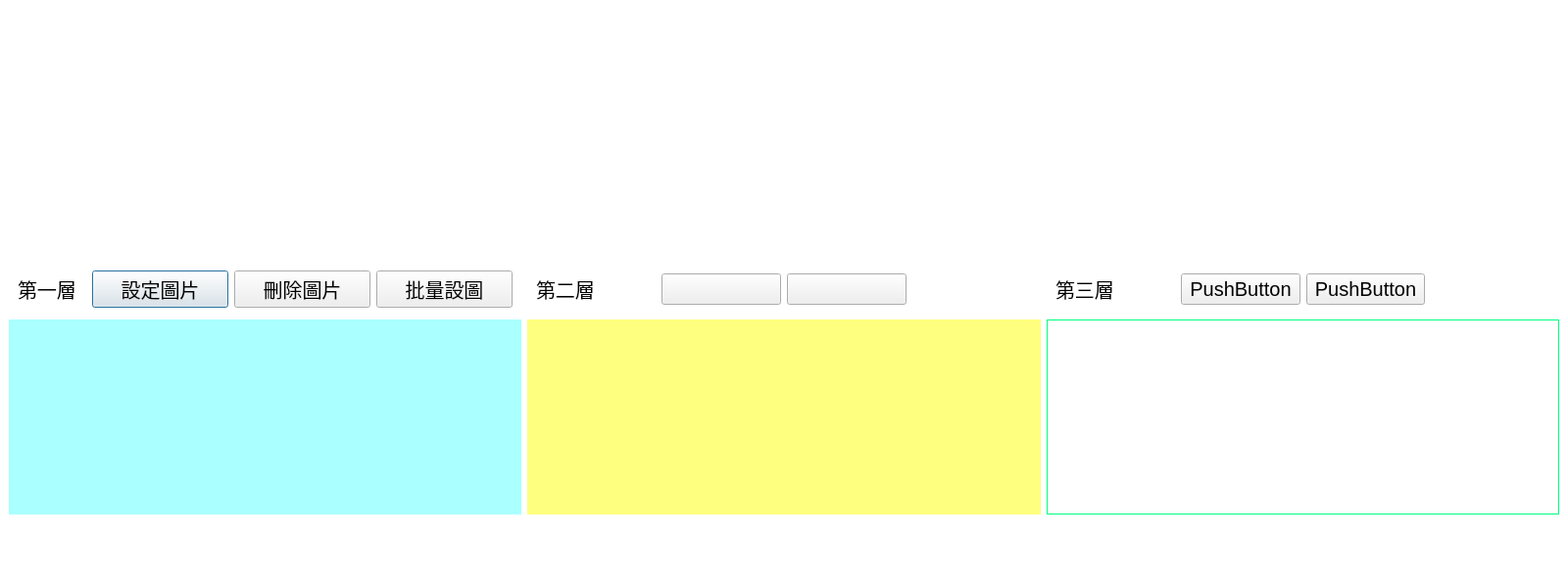
<?xml version="1.0" encoding="UTF-8"?>
<ui version="4.0">
 <class>DialogEditGrid</class>
 <widget class="QDialog" name="DialogEditGrid">
  <property name="geometry">
   <rect>
    <x>0</x>
    <y>0</y>
    <width>1600</width>
    <height>600</height>
   </rect>
  </property>
  <property name="windowTitle">
   <string>Dialog</string>
  </property>
  <property name="styleSheet">
   <string notr="true">font: 20px;</string>
  </property>
  <layout class="QGridLayout" name="gridLayout">
   <property name="leftMargin">
    <number>0</number>
   </property>
   <property name="topMargin">
    <number>0</number>
   </property>
   <property name="rightMargin">
    <number>0</number>
   </property>
   <property name="bottomMargin">
    <number>0</number>
   </property>
   <property name="spacing">
    <number>0</number>
   </property>
   <item row="0" column="0">
    <widget class="QWidget" name="wBg" native="true">
     <property name="styleSheet">
      <string notr="true">QWidget#wBg{background-color: rgb(255, 255, 255);}
</string>
     </property>
     <layout class="QGridLayout" name="gridLayout_2">
      <item row="1" column="0">
       <widget class="QWidget" name="widget_2" native="true">
        <layout class="QGridLayout" name="gridLayout_3">
         <property name="leftMargin">
          <number>0</number>
         </property>
         <property name="topMargin">
          <number>0</number>
         </property>
         <property name="rightMargin">
          <number>0</number>
         </property>
         <property name="bottomMargin">
          <number>0</number>
         </property>
         <item row="1" column="2" colspan="2">
          <widget class="QWidget" name="wG2Area" native="true">
           <property name="styleSheet">
            <string notr="true">background-color: rgb(255, 255, 127);</string>
           </property>
           <layout class="QGridLayout" name="gridLayout_6">
            <property name="leftMargin">
             <number>0</number>
            </property>
            <property name="topMargin">
             <number>0</number>
            </property>
            <property name="rightMargin">
             <number>0</number>
            </property>
            <property name="bottomMargin">
             <number>0</number>
            </property>
            <property name="spacing">
             <number>0</number>
            </property>
            <item row="0" column="0">
             <widget class="LayerEditGrid" name="wG2" native="true"/>
            </item>
           </layout>
          </widget>
         </item>
         <item row="0" column="0" colspan="2">
          <widget class="QWidget" name="widget_4" native="true">
           <property name="minimumSize">
            <size>
             <width>0</width>
             <height>40</height>
            </size>
           </property>
           <property name="maximumSize">
            <size>
             <width>16777215</width>
             <height>40</height>
            </size>
           </property>
           <layout class="QHBoxLayout" name="horizontalLayout" stretch="1,2,2,2">
            <property name="topMargin">
             <number>0</number>
            </property>
            <property name="bottomMargin">
             <number>0</number>
            </property>
            <item>
             <widget class="QLabel" name="label">
              <property name="sizePolicy">
               <sizepolicy hsizetype="Preferred" vsizetype="Fixed">
                <horstretch>0</horstretch>
                <verstretch>0</verstretch>
               </sizepolicy>
              </property>
              <property name="minimumSize">
               <size>
                <width>0</width>
                <height>30</height>
               </size>
              </property>
              <property name="text">
               <string>第一層</string>
              </property>
             </widget>
            </item>
            <item>
             <widget class="QPushButton" name="btnG1SetPic">
              <property name="minimumSize">
               <size>
                <width>0</width>
                <height>30</height>
               </size>
              </property>
              <property name="text">
               <string>設定圖片</string>
              </property>
             </widget>
            </item>
            <item>
             <widget class="QPushButton" name="btnG1Clear">
              <property name="minimumSize">
               <size>
                <width>0</width>
                <height>30</height>
               </size>
              </property>
              <property name="text">
               <string>刪除圖片</string>
              </property>
             </widget>
            </item>
            <item>
             <widget class="QPushButton" name="btnG1SetListPic">
              <property name="minimumSize">
               <size>
                <width>0</width>
                <height>30</height>
               </size>
              </property>
              <property name="text">
               <string>批量設圖</string>
              </property>
             </widget>
            </item>
           </layout>
          </widget>
         </item>
         <item row="1" column="0" colspan="2">
          <widget class="QWidget" name="wG1Area" native="true">
           <property name="styleSheet">
            <string notr="true">
background-color: rgb(170, 255, 255);</string>
           </property>
           <layout class="QGridLayout" name="gridLayout_5">
            <property name="leftMargin">
             <number>1</number>
            </property>
            <property name="topMargin">
             <number>1</number>
            </property>
            <property name="rightMargin">
             <number>1</number>
            </property>
            <property name="bottomMargin">
             <number>1</number>
            </property>
            <property name="spacing">
             <number>0</number>
            </property>
            <item row="0" column="0">
             <widget class="LayerEditGrid" name="wG1" native="true"/>
            </item>
           </layout>
          </widget>
         </item>
         <item row="0" column="2" colspan="2">
          <widget class="QWidget" name="widget_6" native="true">
           <layout class="QHBoxLayout" name="horizontalLayout_2">
            <item>
             <widget class="QLabel" name="label_2">
              <property name="text">
               <string>第二層</string>
              </property>
             </widget>
            </item>
            <item>
             <widget class="QPushButton" name="pushButton_3">
              <property name="minimumSize">
               <size>
                <width>0</width>
                <height>30</height>
               </size>
              </property>
              <property name="text">
               <string/>
              </property>
             </widget>
            </item>
            <item>
             <widget class="QPushButton" name="pushButton_4">
              <property name="minimumSize">
               <size>
                <width>0</width>
                <height>30</height>
               </size>
              </property>
              <property name="text">
               <string/>
              </property>
             </widget>
            </item>
            <item>
             <widget class="QWidget" name="widget_7" native="true"/>
            </item>
           </layout>
          </widget>
         </item>
         <item row="1" column="4" colspan="2">
          <widget class="QWidget" name="wG3" native="true">
           <property name="styleSheet">
            <string notr="true">background-color: rgb(0, 255, 127);</string>
           </property>
           <layout class="QGridLayout" name="gridLayout_4">
            <property name="leftMargin">
             <number>1</number>
            </property>
            <property name="topMargin">
             <number>1</number>
            </property>
            <property name="rightMargin">
             <number>1</number>
            </property>
            <property name="bottomMargin">
             <number>1</number>
            </property>
            <property name="spacing">
             <number>0</number>
            </property>
            <item row="0" column="0">
             <widget class="QLabel" name="label_4">
              <property name="styleSheet">
               <string notr="true">background-color: rgb(255, 255, 255);</string>
              </property>
              <property name="text">
               <string/>
              </property>
             </widget>
            </item>
           </layout>
          </widget>
         </item>
         <item row="0" column="4" colspan="2">
          <widget class="QWidget" name="widget_8" native="true">
           <layout class="QHBoxLayout" name="horizontalLayout_3">
            <item>
             <widget class="QLabel" name="label_3">
              <property name="text">
               <string>第三層</string>
              </property>
             </widget>
            </item>
            <item>
             <widget class="QPushButton" name="pushButton_6">
              <property name="minimumSize">
               <size>
                <width>0</width>
                <height>30</height>
               </size>
              </property>
              <property name="text">
               <string>PushButton</string>
              </property>
             </widget>
            </item>
            <item>
             <widget class="QPushButton" name="pushButton_5">
              <property name="minimumSize">
               <size>
                <width>0</width>
                <height>30</height>
               </size>
              </property>
              <property name="text">
               <string>PushButton</string>
              </property>
             </widget>
            </item>
            <item>
             <widget class="QWidget" name="widget_9" native="true"/>
            </item>
           </layout>
          </widget>
         </item>
        </layout>
       </widget>
      </item>
      <item row="2" column="0">
       <widget class="QWidget" name="widget" native="true">
        <property name="minimumSize">
         <size>
          <width>0</width>
          <height>60</height>
         </size>
        </property>
        <property name="maximumSize">
         <size>
          <width>16777215</width>
          <height>60</height>
         </size>
        </property>
       </widget>
      </item>
      <item row="0" column="0">
       <widget class="QWidget" name="widget_3" native="true"/>
      </item>
     </layout>
    </widget>
   </item>
  </layout>
 </widget>
 <customwidgets>
  <customwidget>
   <class>LayerEditGrid</class>
   <extends>QWidget</extends>
   <header>LayerEditGrid.h</header>
   <container>1</container>
  </customwidget>
 </customwidgets>
 <resources/>
 <connections/>
</ui>
